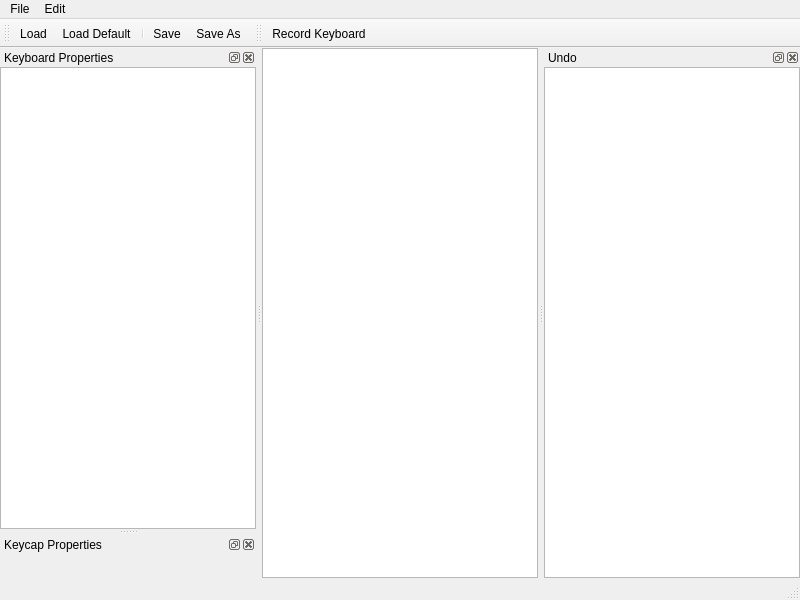
<?xml version="1.0" encoding="UTF-8"?>
<ui version="4.0">
 <class>KeyboardEditorMainWindow</class>
 <widget class="QMainWindow" name="KeyboardEditorMainWindow">
  <property name="geometry">
   <rect>
    <x>0</x>
    <y>0</y>
    <width>800</width>
    <height>600</height>
   </rect>
  </property>
  <property name="windowTitle">
   <string>MainWindow</string>
  </property>
  <widget class="QWidget" name="centralwidget">
   <layout class="QGridLayout" name="gridLayout_4">
    <property name="leftMargin">
     <number>0</number>
    </property>
    <property name="topMargin">
     <number>0</number>
    </property>
    <property name="rightMargin">
     <number>0</number>
    </property>
    <property name="bottomMargin">
     <number>0</number>
    </property>
    <item row="0" column="0">
     <widget class="KeyboardGraphicsView" name="graphicsView"/>
    </item>
   </layout>
  </widget>
  <widget class="QMenuBar" name="menubar">
   <property name="geometry">
    <rect>
     <x>0</x>
     <y>0</y>
     <width>800</width>
     <height>22</height>
    </rect>
   </property>
   <widget class="QMenu" name="menuFile">
    <property name="title">
     <string>File</string>
    </property>
    <addaction name="actionNew"/>
    <addaction name="actionLoad_Default"/>
    <addaction name="actionLoad"/>
    <addaction name="separator"/>
    <addaction name="actionImport_Default_Svg"/>
    <addaction name="actionImport_Svg"/>
    <addaction name="separator"/>
    <addaction name="actionSave"/>
    <addaction name="actionSave_As"/>
   </widget>
   <widget class="QMenu" name="menuEdit">
    <property name="title">
     <string>Edit</string>
    </property>
   </widget>
   <addaction name="menuFile"/>
   <addaction name="menuEdit"/>
  </widget>
  <widget class="QStatusBar" name="statusbar"/>
  <widget class="QDockWidget" name="dockWidgetKeyboardProperties">
   <property name="windowTitle">
    <string>Keyboard Properties</string>
   </property>
   <attribute name="dockWidgetArea">
    <number>1</number>
   </attribute>
   <widget class="QWidget" name="dockWidgetContents">
    <layout class="QGridLayout" name="gridLayout">
     <property name="leftMargin">
      <number>0</number>
     </property>
     <property name="topMargin">
      <number>0</number>
     </property>
     <property name="rightMargin">
      <number>0</number>
     </property>
     <property name="bottomMargin">
      <number>0</number>
     </property>
     <item row="0" column="0">
      <widget class="KeyboardTreeView" name="treeViewKeyboardProperties"/>
     </item>
    </layout>
   </widget>
  </widget>
  <widget class="QDockWidget" name="dockWidgetKeycapProperties">
   <property name="windowTitle">
    <string>Keycap Properties</string>
   </property>
   <attribute name="dockWidgetArea">
    <number>1</number>
   </attribute>
   <widget class="QWidget" name="dockWidgetContents_2">
    <layout class="QGridLayout" name="gridLayout_2">
     <property name="leftMargin">
      <number>0</number>
     </property>
     <property name="topMargin">
      <number>0</number>
     </property>
     <property name="rightMargin">
      <number>0</number>
     </property>
     <property name="bottomMargin">
      <number>0</number>
     </property>
     <item row="0" column="0">
      <widget class="KeycapWidget" name="widgetKeycapProperties" native="true"/>
     </item>
    </layout>
   </widget>
  </widget>
  <widget class="QDockWidget" name="dockWidgetUndo">
   <property name="windowTitle">
    <string>Undo</string>
   </property>
   <attribute name="dockWidgetArea">
    <number>2</number>
   </attribute>
   <widget class="QWidget" name="dockWidgetContents_3">
    <layout class="QGridLayout" name="gridLayout_3">
     <property name="leftMargin">
      <number>0</number>
     </property>
     <property name="topMargin">
      <number>0</number>
     </property>
     <property name="rightMargin">
      <number>0</number>
     </property>
     <property name="bottomMargin">
      <number>0</number>
     </property>
     <item row="0" column="0">
      <widget class="QUndoView" name="listViewUndo"/>
     </item>
    </layout>
   </widget>
  </widget>
  <widget class="QToolBar" name="toolBarFile">
   <property name="windowTitle">
    <string>File ToolBar</string>
   </property>
   <property name="iconSize">
    <size>
     <width>16</width>
     <height>16</height>
    </size>
   </property>
   <attribute name="toolBarArea">
    <enum>TopToolBarArea</enum>
   </attribute>
   <attribute name="toolBarBreak">
    <bool>false</bool>
   </attribute>
   <addaction name="actionLoad"/>
   <addaction name="actionLoad_Default"/>
   <addaction name="separator"/>
   <addaction name="actionSave"/>
   <addaction name="actionSave_As"/>
  </widget>
  <widget class="QToolBar" name="toolBarKeyboard">
   <property name="windowTitle">
    <string>Keyboard ToolBar</string>
   </property>
   <property name="iconSize">
    <size>
     <width>16</width>
     <height>16</height>
    </size>
   </property>
   <attribute name="toolBarArea">
    <enum>TopToolBarArea</enum>
   </attribute>
   <attribute name="toolBarBreak">
    <bool>false</bool>
   </attribute>
   <addaction name="actionRecord_Keyboard"/>
  </widget>
  <action name="actionNew">
   <property name="enabled">
    <bool>false</bool>
   </property>
   <property name="icon">
    <iconset resource="../../Resources/ProgrammerStenoTutor.qrc">
     <normaloff>:/Icons/document.png</normaloff>:/Icons/document.png</iconset>
   </property>
   <property name="text">
    <string>New</string>
   </property>
   <property name="shortcut">
    <string>Ctrl+N</string>
   </property>
  </action>
  <action name="actionLoad">
   <property name="icon">
    <iconset resource="../../Resources/ProgrammerStenoTutor.qrc">
     <normaloff>:/Icons/folder-open-document.png</normaloff>:/Icons/folder-open-document.png</iconset>
   </property>
   <property name="text">
    <string>Load...</string>
   </property>
  </action>
  <action name="actionLoad_Default">
   <property name="icon">
    <iconset resource="../../Resources/ProgrammerStenoTutor.qrc">
     <normaloff>:/Icons/folder-open-document.png</normaloff>:/Icons/folder-open-document.png</iconset>
   </property>
   <property name="text">
    <string>Load Default</string>
   </property>
  </action>
  <action name="actionSave">
   <property name="icon">
    <iconset resource="../../Resources/ProgrammerStenoTutor.qrc">
     <normaloff>:/Icons/disk.png</normaloff>:/Icons/disk.png</iconset>
   </property>
   <property name="text">
    <string>Save</string>
   </property>
   <property name="shortcut">
    <string>Ctrl+S</string>
   </property>
  </action>
  <action name="actionSave_As">
   <property name="icon">
    <iconset resource="../../Resources/ProgrammerStenoTutor.qrc">
     <normaloff>:/Icons/disk--pencil.png</normaloff>:/Icons/disk--pencil.png</iconset>
   </property>
   <property name="text">
    <string>Save As...</string>
   </property>
  </action>
  <action name="actionImport_Svg">
   <property name="icon">
    <iconset resource="../../Resources/ProgrammerStenoTutor.qrc">
     <normaloff>:/Icons/keyboard-full.png</normaloff>:/Icons/keyboard-full.png</iconset>
   </property>
   <property name="text">
    <string>Import Svg...</string>
   </property>
  </action>
  <action name="actionImport_Default_Svg">
   <property name="icon">
    <iconset resource="../../Resources/ProgrammerStenoTutor.qrc">
     <normaloff>:/Icons/keyboard-full.png</normaloff>:/Icons/keyboard-full.png</iconset>
   </property>
   <property name="text">
    <string>Import Default Svg</string>
   </property>
  </action>
  <action name="actionRecord_Keyboard">
   <property name="checkable">
    <bool>true</bool>
   </property>
   <property name="icon">
    <iconset resource="../../Resources/ProgrammerStenoTutor.qrc">
     <normaloff>:/Icons/control-record.png</normaloff>:/Icons/control-record.png</iconset>
   </property>
   <property name="text">
    <string>Record Keyboard</string>
   </property>
  </action>
 </widget>
 <customwidgets>
  <customwidget>
   <class>KeyboardTreeView</class>
   <extends>QTreeView</extends>
   <header>Keyboards/KeyboardTreeView.h</header>
  </customwidget>
  <customwidget>
   <class>KeycapWidget</class>
   <extends>QWidget</extends>
   <header>Keycaps/KeycapWidget.h</header>
   <container>1</container>
  </customwidget>
  <customwidget>
   <class>QUndoView</class>
   <extends>QListView</extends>
   <header location="global">QtWidgets/QUndoView</header>
  </customwidget>
  <customwidget>
   <class>KeyboardGraphicsView</class>
   <extends>QGraphicsView</extends>
   <header>Keyboards/KeyboardGraphicsView.h</header>
  </customwidget>
 </customwidgets>
 <resources>
  <include location="../../Resources/ProgrammerStenoTutor.qrc"/>
 </resources>
 <connections/>
</ui>
